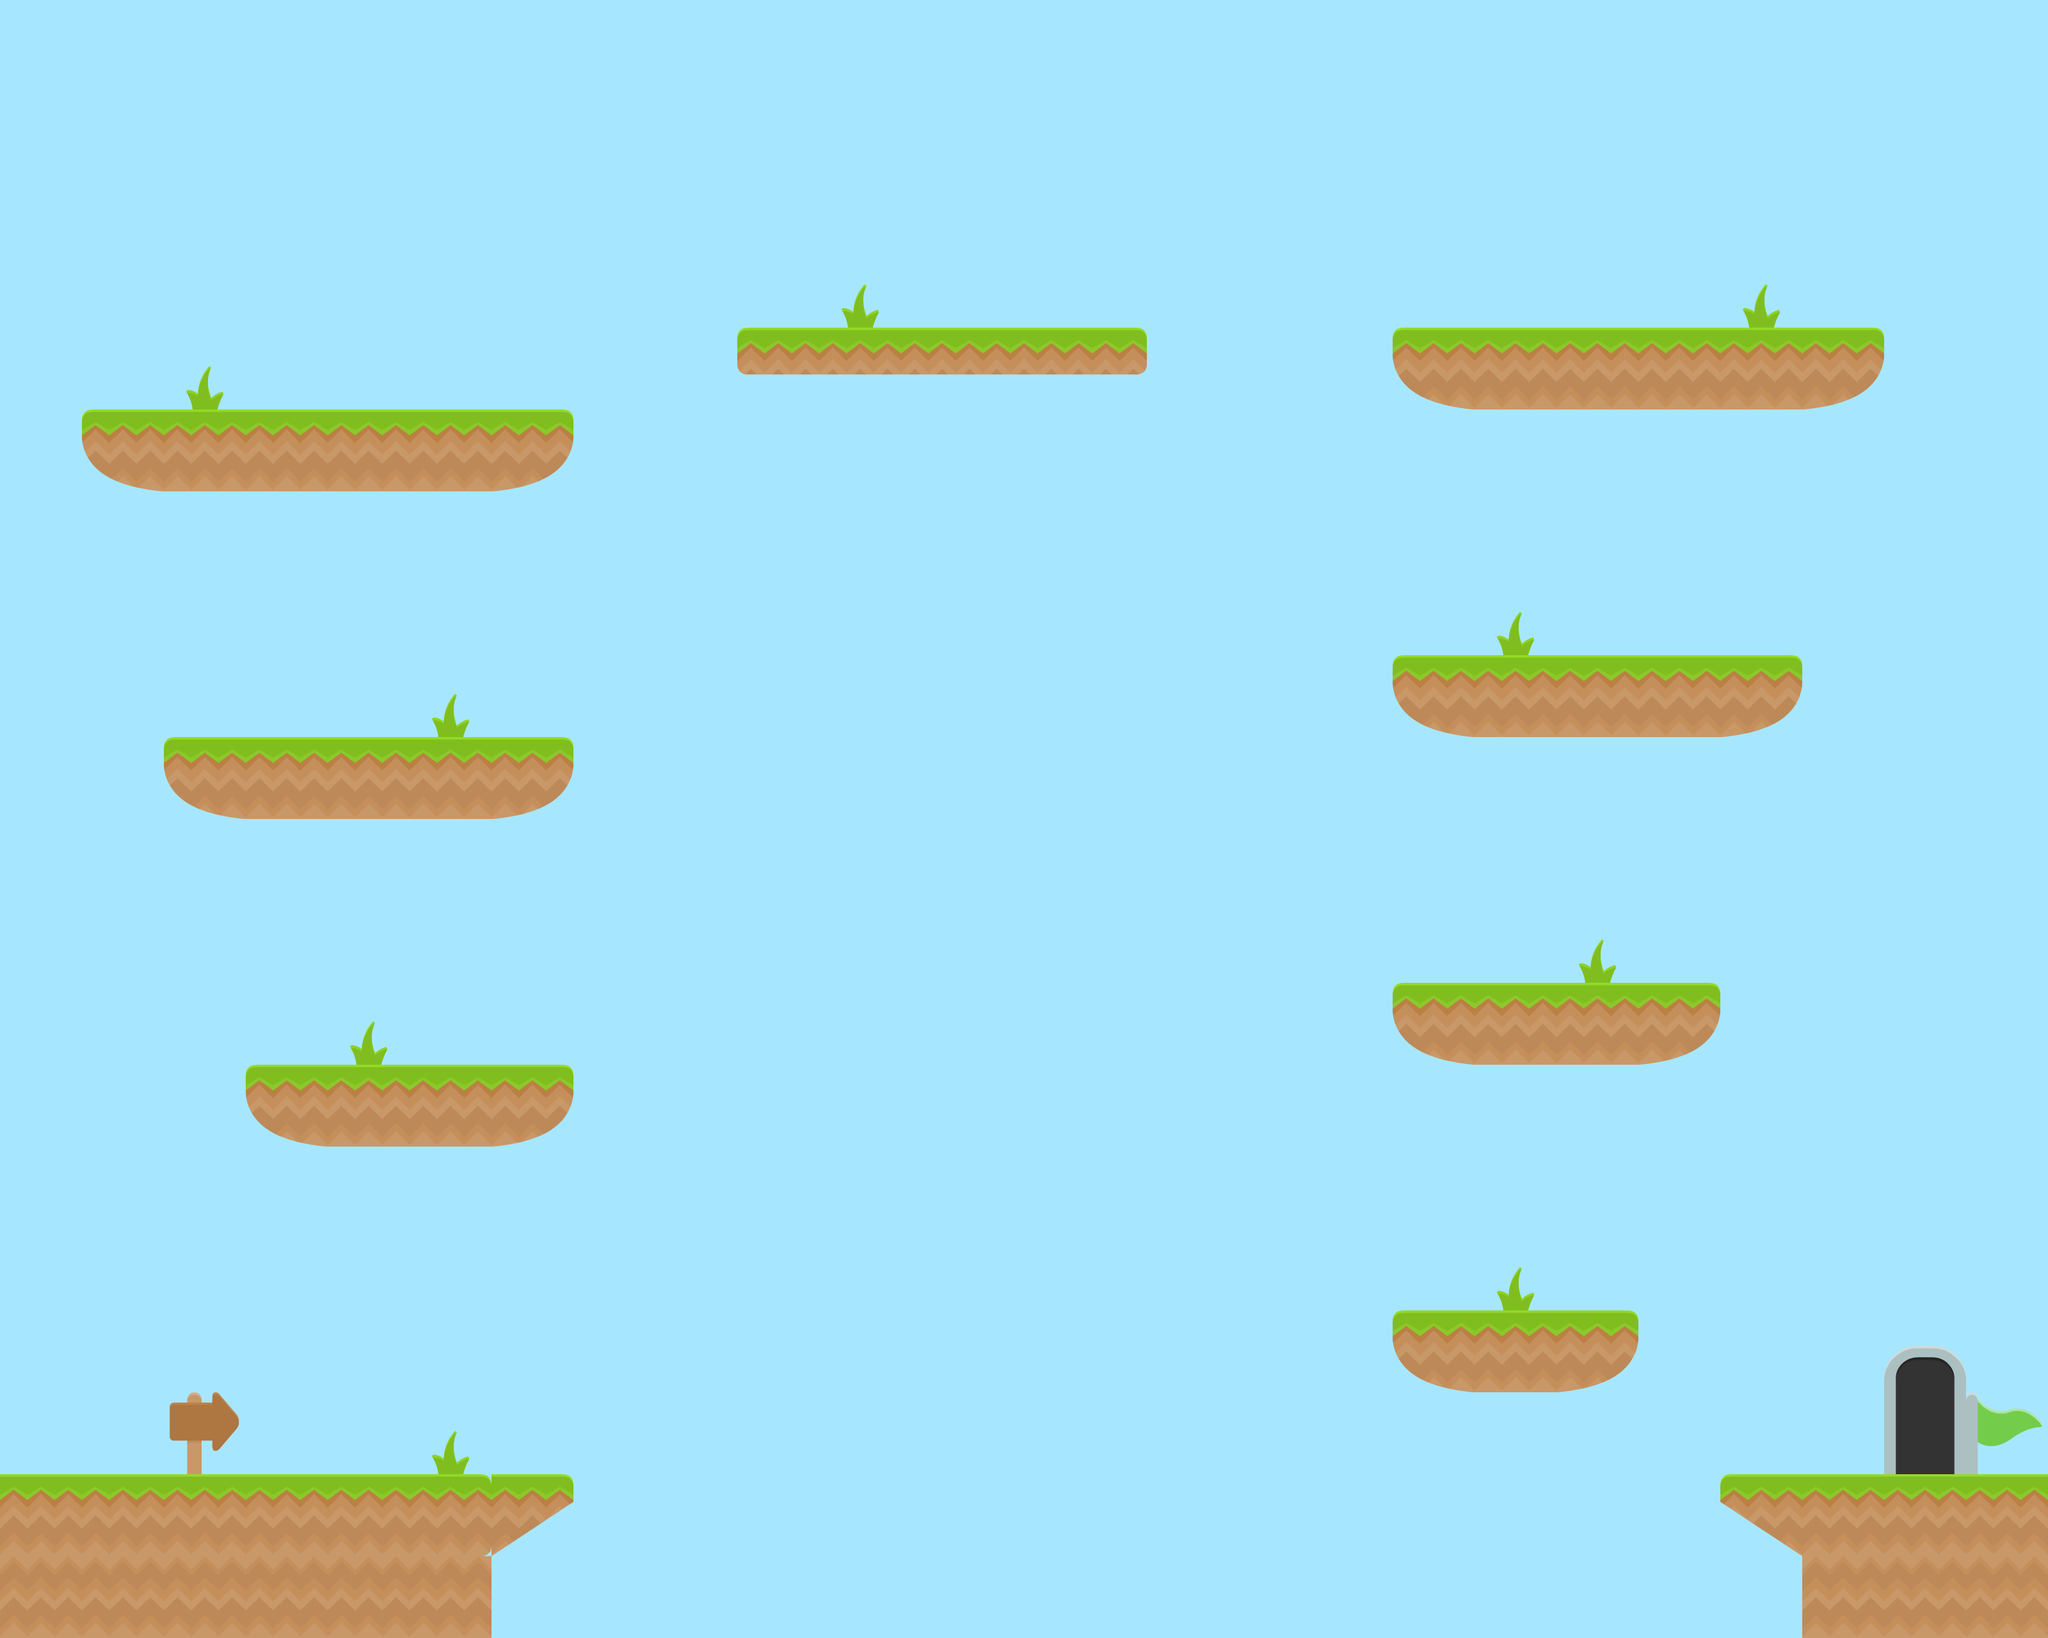

A 2D game scene composited from a Tiled map and its tileset images. What follows is a short description and the map's XML, with each tile layer's data collapsed to a summary:
An orthogonal 25x20 tile map with 128x128 px tiles, 3 tile layers (ground, goal, background), 1 hidden layer not drawn and 24 objects.

<map version="1.4" tiledversion="2021.01.13" orientation="orthogonal" renderorder="right-down" compressionlevel="0" width="25" height="20" tilewidth="128" tileheight="128" infinite="0" backgroundcolor="#a6e7ff" nextlayerid="8" nextobjectid="43">
 <tileset firstgid="1" source="arcade_platformer.tsx" />
 <layer id="1" name="ground" width="25" height="20">
  <data>[500 cells, 58 non-empty, 10 distinct tile ids]</data>
 </layer>
 <objectgroup id="7" name="synch_platforms">
  <object id="16" gid="13" x="960" y="2350" width="128" height="128">
   <properties>
    <property name="boundary_bottom" type="float" value="128" />
    <property name="boundary_top" type="float" value="768" />
    <property name="change_y" type="float" value="4" />
    <property name="group" type="int" value="0" />
    <property name="order" type="int" value="0" />
   </properties>
  </object>
  <object id="18" gid="13" x="960" y="1838" width="128" height="128">
   <properties>
    <property name="diff_x" type="float" value="0" />
    <property name="diff_y" type="float" value="512" />
    <property name="group" type="int" value="0" />
    <property name="order" type="int" value="1" />
   </properties>
  </object>
  <object id="20" gid="13" x="960" y="1326" width="128" height="128">
   <properties>
    <property name="diff_x" type="float" value="0" />
    <property name="diff_y" type="float" value="940" />
    <property name="group" type="int" value="0" />
    <property name="order" type="int" value="2" />
   </properties>
  </object>
  <object id="22" gid="13" x="960" y="814" width="128" height="128">
   <properties>
    <property name="diff_x" type="float" value="0" />
    <property name="diff_y" type="float" value="1408" />
    <property name="group" type="int" value="0" />
    <property name="order" type="int" value="3" />
   </properties>
  </object>
  <object id="37" gid="13" x="1990" y="2228.34" width="128" height="128">
   <properties>
    <property name="boundary_bottom" type="float" value="128" />
    <property name="boundary_top" type="float" value="768" />
    <property name="change_y" type="float" value="4" />
    <property name="group" type="int" value="1" />
    <property name="order" type="int" value="0" />
   </properties>
  </object>
  <object id="38" gid="13" x="1990" y="1789.66" width="128" height="128">
   <properties>
    <property name="diff_x" type="float" value="0" />
    <property name="diff_y" type="float" value="512" />
    <property name="group" type="int" value="1" />
    <property name="order" type="int" value="1" />
   </properties>
  </object>
  <object id="39" gid="13" x="1990" y="1318" width="128" height="128">
   <properties>
    <property name="diff_x" type="float" value="0" />
    <property name="diff_y" type="float" value="1024" />
    <property name="group" type="int" value="1" />
    <property name="order" type="int" value="2" />
   </properties>
  </object>
 </objectgroup>
 <objectgroup id="6" name="moving_platforms">
  <object id="17" gid="13" x="1280" y="2100" width="128" height="128" />
  <object id="19" gid="13" x="1280" y="1588" width="128" height="128" />
  <object id="21" gid="13" x="1280" y="1076" width="128" height="128" />
  <object id="23" gid="13" x="1820" y="640" width="128" height="128">
   <properties>
    <property name="boundary_left" type="float" value="1820" />
    <property name="boundary_right" type="float" value="2088" />
    <property name="change_x" type="float" value="4" />
   </properties>
  </object>
  <object id="40" gid="13" x="1792" y="2100" width="128" height="128" />
  <object id="41" gid="13" x="1792" y="1588" width="128" height="128" />
  <object id="42" gid="13" x="1792" y="1076" width="128" height="128" />
 </objectgroup>
 <layer id="3" name="goal" width="25" height="20">
  <data>[500 cells, 1 non-empty, 1 distinct tile ids]</data>
 </layer>
 <objectgroup id="4" name="coins">
  <object id="27" gid="55" x="636" y="1597.33" width="128" height="128" />
  <object id="28" gid="57" x="378.424" y="909.455" width="128" height="128" />
  <object id="29" gid="56" x="193.576" y="318.545" width="128" height="128" />
  <object id="30" gid="55" x="1466.3" y="448.848" width="128" height="128" />
  <object id="31" gid="56" x="1917.82" y="185.212" width="128" height="128" />
  <object id="32" gid="57" x="2814.79" y="445.818" width="128" height="128" />
  <object id="33" gid="57" x="2436" y="839.758" width="128" height="128" />
  <object id="34" gid="55" x="2242.06" y="1497.33" width="128" height="128" />
  <object id="35" gid="56" x="3005.7" y="1345.82" width="128" height="128" />
  <object id="36" gid="55" x="2184.48" y="2036.73" width="128" height="128" />
 </objectgroup>
 <layer id="5" name="ladders" width="25" height="20" visible="0">
  <data>[500 cells, 0 non-empty, 0 distinct tile ids]</data>
 </layer>
 <layer id="2" name="background" width="25" height="20">
  <data>[500 cells, 12 non-empty, 4 distinct tile ids]</data>
 </layer>
</map>
